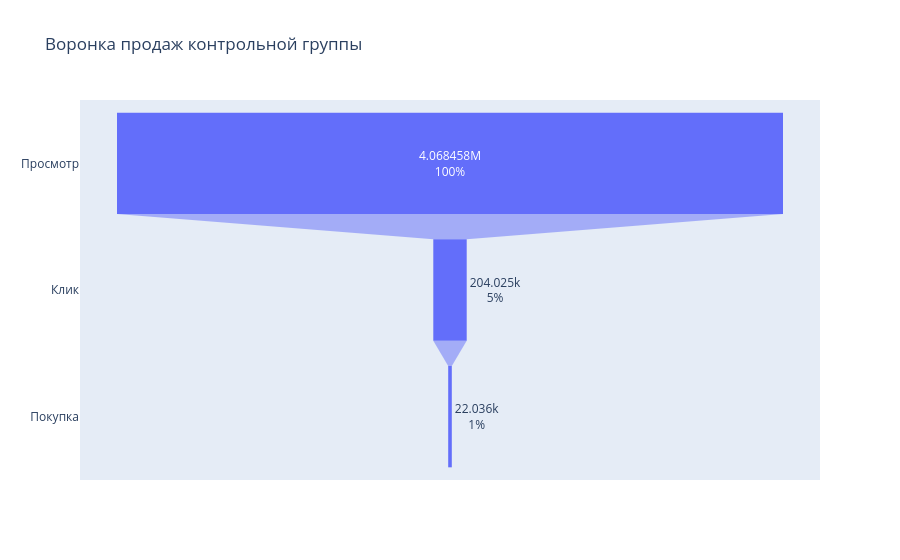

The notebook cell this image was saved under:
### Markdown cell above
Посмотрим наглядно путь клиентов от просмотра обьявления до покупки.

### Code cell
data = dict(
    number=[control['Impression'].sum(),
            control['Click'].sum(),
            control['Purchase'].sum()
            ],
    stage=["Просмотр", "Клик", "Покупка"]
)

fig = go.Figure(go.Funnel(
    y=data["stage"],
    x=data["number"],
    textinfo="value+percent initial"
))

fig.update_layout(title="Воронка продаж контрольной группы")
fig.show()

### Figure 1 — Plotly figure (JSON) as saved in the notebook; plotly's stock layout.template omitted (floating-point values rounded to 4 significant figures)
{"data": [{"textinfo": "value+percent initial", "type": "funnel", "x": [4068458, 204025, 22036], "y": ["Просмотр", "Клик", "Покупка"]}], "layout": {"title": {"text": "Воронка продаж контрольной группы"}}}
